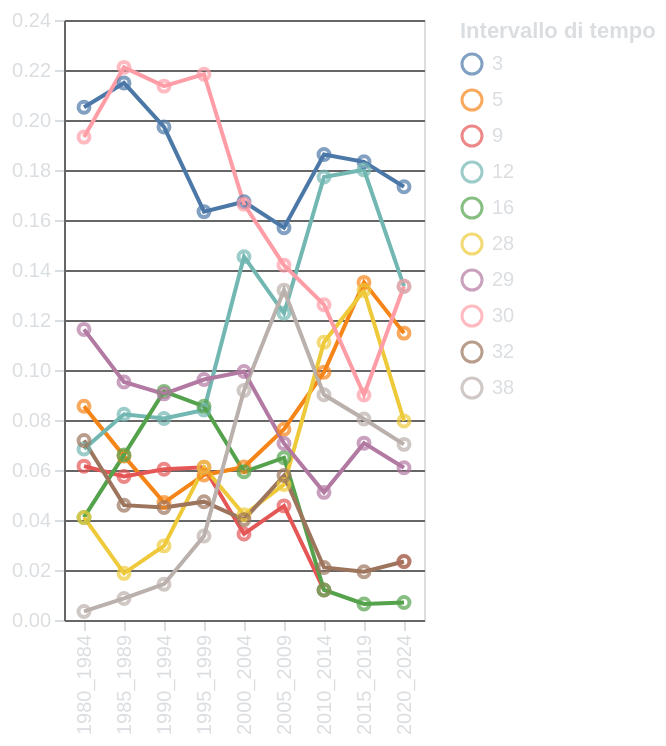

This figure's Vega-Lite source:
### Vega-Lite specification from a JSON file in a GitHub repository (floating-point values rounded to 4 significant figures)
{"config": {"background": "transparent", "title": {"color": "#DBDEE1", "fontSize": 16}, "axis": {"domainColor": "#666666", "gridColor": "#666666", "tickColor": "#DBDEE1", "titleColor": "#DBDEE1", "labelColor": "#DBDEE1"}, "legend": {"labelColor": "#DBDEE1", "titleColor": "#DBDEE1"}}, "layer": [{"mark": {"type": "line"}, "encoding": {"color": {"field": "nice_class", "title": "Intervallo di tempo", "type": "nominal"}, "tooltip": [{"field": "lustrum", "type": "nominal"}, {"field": "nice_class", "type": "nominal"}, {"field": "count", "format": ".2f", "title": "Percentuale", "type": "quantitative"}], "x": {"field": "lustrum", "title": "", "type": "nominal"}, "y": {"field": "count", "title": "", "type": "quantitative"}}, "title": ""}, {"mark": {"type": "point"}, "encoding": {"color": {"field": "nice_class", "title": "Intervallo di tempo", "type": "nominal"}, "tooltip": [{"field": "lustrum", "type": "nominal"}, {"field": "nice_class", "type": "nominal"}, {"field": "count", "format": ".2f", "title": "Percentuale", "type": "quantitative"}], "x": {"field": "lustrum", "title": "", "type": "nominal"}, "y": {"field": "count", "title": "", "type": "quantitative"}}, "title": ""}], "data": {"name": "data-6154ff7d0f0eaebc887fd6cb4784d64f"}, "height": "container", "width": "container", "$schema": "https://vega.github.io/schema/vega-lite/v5.17.0.json", "datasets": {"data-6154ff7d0f0eaebc887fd6cb4784d64f": [{"lustrum": "1980_1984", "nice_class": 3, "count": 0.2051}, {"lustrum": "1985_1989", "nice_class": 3, "count": 0.2148}, {"lustrum": "1990_1994", "nice_class": 3, "count": 0.1972}, {"lustrum": "1995_1999", "nice_class": 3, "count": 0.1634}, {"lustrum": "2000_2004", "nice_class": 3, "count": 0.1673}, {"lustrum": "2005_2009", "nice_class": 3, "count": 0.1569}, {"lustrum": "2010_2014", "nice_class": 3, "count": 0.1862}, {"lustrum": "2015_2019", "nice_class": 3, "count": 0.1833}, {"lustrum": "2020_2024", "nice_class": 3, "count": 0.1733}, {"lustrum": "1980_1984", "nice_class": 5, "count": 0.08547}, {"lustrum": "1985_1989", "nice_class": 5, "count": 0.06555}, {"lustrum": "1990_1994", "nice_class": 5, "count": 0.04696}, {"lustrum": "1995_1999", "nice_class": 5, "count": 0.05802}, {"lustrum": "2000_2004", "nice_class": 5, "count": 0.06119}, {"lustrum": "2005_2009", "nice_class": 5, "count": 0.07632}, {"lustrum": "2010_2014", "nice_class": 5, "count": 0.0991}, {"lustrum": "2015_2019", "nice_class": 5, "count": 0.135}, {"lustrum": "2020_2024", "nice_class": 5, "count": 0.1148}, {"lustrum": "1980_1984", "nice_class": 9, "count": 0.06154}, {"lustrum": "1985_1989", "nice_class": 9, "count": 0.05742}, {"lustrum": "1990_1994", "nice_class": 9, "count": 0.06031}, {"lustrum": "1995_1999", "nice_class": 9, "count": 0.06107}, {"lustrum": "2000_2004", "nice_class": 9, "count": 0.03442}, {"lustrum": "2005_2009", "nice_class": 9, "count": 0.04565}, {"lustrum": "2010_2014", "nice_class": 9, "count": 0.01201}, {"lustrum": "2015_2019", "nice_class": 9, "count": null}, {"lustrum": "2020_2024", "nice_class": 9, "count": 0.02342}, {"lustrum": "1980_1984", "nice_class": 12, "count": 0.06838}, {"lustrum": "1985_1989", "nice_class": 12, "count": 0.0823}, {"lustrum": "1990_1994", "nice_class": 12, "count": 0.08057}, {"lustrum": "1995_1999", "nice_class": 12, "count": 0.08397}, {"lustrum": "2000_2004", "nice_class": 12, "count": 0.1453}, {"lustrum": "2005_2009", "nice_class": 12, "count": 0.1227}, {"lustrum": "2010_2014", "nice_class": 12, "count": 0.1772}, {"lustrum": "2015_2019", "nice_class": 12, "count": 0.1801}, {"lustrum": "2020_2024", "nice_class": 12, "count": 0.1335}, {"lustrum": "1980_1984", "nice_class": 16, "count": 0.04103}, {"lustrum": "1985_1989", "nice_class": 16, "count": 0.06603}, {"lustrum": "1990_1994", "nice_class": 16, "count": 0.09145}, {"lustrum": "1995_1999", "nice_class": 16, "count": 0.0855}, {"lustrum": "2000_2004", "nice_class": 16, "count": 0.05927}, {"lustrum": "2005_2009", "nice_class": 16, "count": 0.06491}, {"lustrum": "2010_2014", "nice_class": 16, "count": 0.01201}, {"lustrum": "2015_2019", "nice_class": 16, "count": 0.006431}, {"lustrum": "2020_2024", "nice_class": 16, "count": 0.007026}, {"lustrum": "1980_1984", "nice_class": 28, "count": 0.04103}, {"lustrum": "1985_1989", "nice_class": 28, "count": 0.01866}, {"lustrum": "1990_1994", "nice_class": 28, "count": 0.02966}, {"lustrum": "1995_1999", "nice_class": 28, "count": 0.06107}, {"lustrum": "2000_2004", "nice_class": 28, "count": 0.04207}, {"lustrum": "2005_2009", "nice_class": 28, "count": 0.05421}, {"lustrum": "2010_2014", "nice_class": 28, "count": 0.1111}, {"lustrum": "2015_2019", "nice_class": 28, "count": 0.1318}, {"lustrum": "2020_2024", "nice_class": 28, "count": 0.07963}, {"lustrum": "1980_1984", "nice_class": 29, "count": 0.1162}, {"lustrum": "1985_1989", "nice_class": 29, "count": 0.09522}, {"lustrum": "1990_1994", "nice_class": 29, "count": 0.09046}, {"lustrum": "1995_1999", "nice_class": 29, "count": 0.09618}, {"lustrum": "2000_2004", "nice_class": 29, "count": 0.09943}, {"lustrum": "2005_2009", "nice_class": 29, "count": 0.07061}, {"lustrum": "2010_2014", "nice_class": 29, "count": 0.05105}, {"lustrum": "2015_2019", "nice_class": 29, "count": 0.07074}, {"lustrum": "2020_2024", "nice_class": 29, "count": 0.06089}, {"lustrum": "1980_1984", "nice_class": 30, "count": 0.1932}, {"lustrum": "1985_1989", "nice_class": 30, "count": 0.2211}, {"lustrum": "1990_1994", "nice_class": 30, "count": 0.2135}, {"lustrum": "1995_1999", "nice_class": 30, "count": 0.2183}, {"lustrum": "2000_2004", "nice_class": 30, "count": 0.1663}, {"lustrum": "2005_2009", "nice_class": 30, "count": 0.1419}, {"lustrum": "2010_2014", "nice_class": 30, "count": 0.1261}, {"lustrum": "2015_2019", "nice_class": 30, "count": 0.09003}, {"lustrum": "2020_2024", "nice_class": 30, "count": 0.1335}, {"lustrum": "1980_1984", "nice_class": 32, "count": 0.07179}, {"lustrum": "1985_1989", "nice_class": 32, "count": 0.04593}, {"lustrum": "1990_1994", "nice_class": 32, "count": 0.04498}, {"lustrum": "1995_1999", "nice_class": 32, "count": 0.04733}, {"lustrum": "2000_2004", "nice_class": 32, "count": 0.04015}, {"lustrum": "2005_2009", "nice_class": 32, "count": 0.05777}, {"lustrum": "2010_2014", "nice_class": 32, "count": 0.02102}, {"lustrum": "2015_2019", "nice_class": 32, "count": 0.01929}, {"lustrum": "2020_2024", "nice_class": 32, "count": 0.02342}, {"lustrum": "1980_1984", "nice_class": 38, "count": 0.003419}, {"lustrum": "1985_1989", "nice_class": 38, "count": 0.008612}, {"lustrum": "1990_1994", "nice_class": 38, "count": 0.01434}, {"lustrum": "1995_1999", "nice_class": 38, "count": 0.03359}, {"lustrum": "2000_2004", "nice_class": 38, "count": 0.09178}, {"lustrum": "2005_2009", "nice_class": 38, "count": 0.132}, {"lustrum": "2010_2014", "nice_class": 38, "count": 0.09009}, {"lustrum": "2015_2019", "nice_class": 38, "count": 0.08039}, {"lustrum": "2020_2024", "nice_class": 38, "count": 0.07026}]}}
